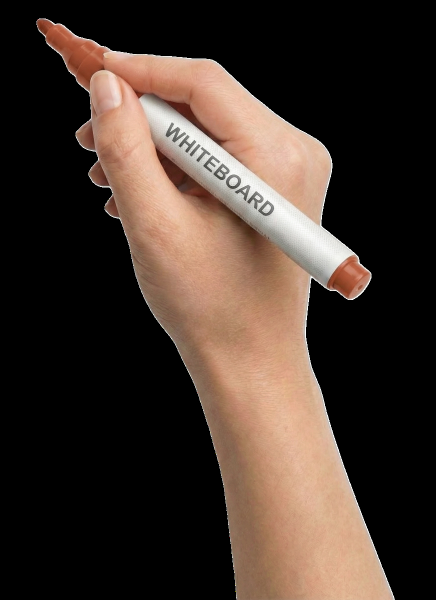
#> input picture whiteboard-video-workflow/whiteboard-animation/assets/drawing-hand.png, 872 x 1200 px (shown at 1/2 size)
$ python detect_regions.py ../whiteboard-video-workflow/whiteboard-animation/assets/drawing-hand.png
#> lines starting #> are read from the running program, lines starting #| are printed output that depends on the picture; after the words box and inside, x2 and y2 are one past the last pixel; in counts of white or black regions, pixels touching at a corner belong together
#!/usr/bin/env python3
"""
detect_regions.py - Automatically detect element regions in scene images.

Uses contour detection and connected components to find distinct visual elements.
Outputs regions_preview.png (annotated image) and regions_detected.json.
Results are advisory - user confirms/adjusts bbox in storyboard.json.
"""

import json
import os
import sys
from pathlib import Path

import cv2
import numpy as np


from config import PROJECT_ROOT


# [46 lines left out: function detect_full_content_bbox, not called in this run]


def detect_regions(image_path: str, min_area_ratio: float = 0.01,
                   margin: int = 25, merge_distance: int = 80) -> list[dict]:
    """
    Detect distinct visual regions in an image using contour + connected components.

    Args:
        image_path: Path to the input image.
        min_area_ratio: Minimum region area as fraction of total image.
        margin: Extra padding pixels around detected bounding boxes.
        merge_distance: Merge overlapping/nearby boxes within this distance.

    Returns:
        List of {id, bbox: {x, y, w, h}} dicts.
    """
#> called with min_area_ratio = 0.01, margin = 25, merge_distance = 80
    img = cv2.imread(image_path)
#> img is the input picture: shape (1200, 872, 3); mean B, G, R 44.8, 53.3, 67.6
    if img is None:
        print(f"ERROR: Cannot read image: {image_path}")
        return []

    h, w = img.shape[:2]
#> h = 1200; w = 872
    total_area = h * w
#> total_area = 1046400
    min_area = int(total_area * min_area_ratio)
#> min_area = 10464

    print(f"  Image: {w}x{h}, min_area={min_area}px")
#|   Image: 872x1200, min_area=10464px

    # Convert to grayscale and threshold
    gray = cv2.cvtColor(img, cv2.COLOR_BGR2GRAY)
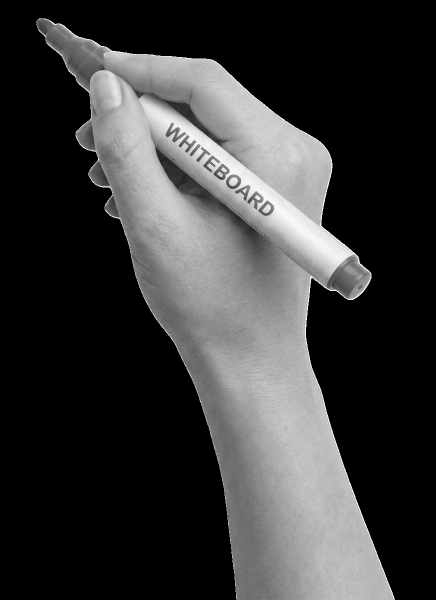
#> gray: shape (1200, 872) (shown at 1/2 size); min 0, max 255, mean 56.6

    # Edge detection
    edges = cv2.Canny(gray, 30, 100)
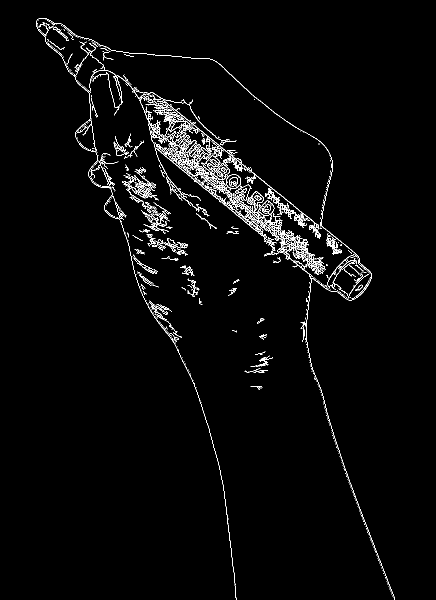
#> edges: shape (1200, 872) (shown at 1/2 size); 2.3% white in thin lines or dots, all inside (x1, y1, x2, y2) = (72, 36, 790, 1200)

    # Complement with adaptive threshold (same as animation engine)
    thresh = cv2.adaptiveThreshold(
        gray, 255, cv2.ADAPTIVE_THRESH_GAUSSIAN_C, cv2.THRESH_BINARY, 15, 10
    )
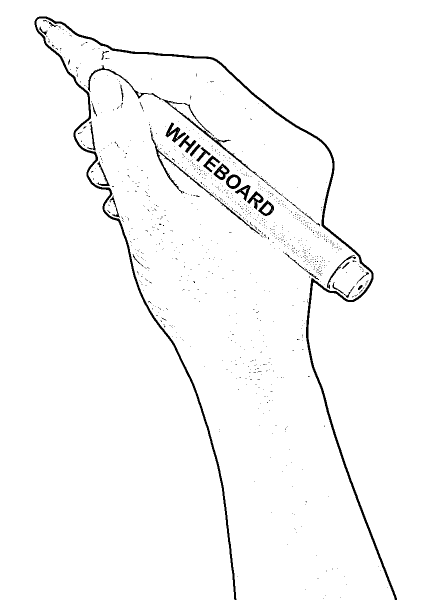
#> thresh: shape (1200, 872) (shown at 1/2 size); 97.7% white; 1012 black regions (975 under 20 px), largest, box (x1, y1, x2, y2) and area: (69, 33, 794, 1200) 13622, (176, 130, 535, 367) 1861, (300, 259, 430, 396) 871
    content_mask = 255 - thresh
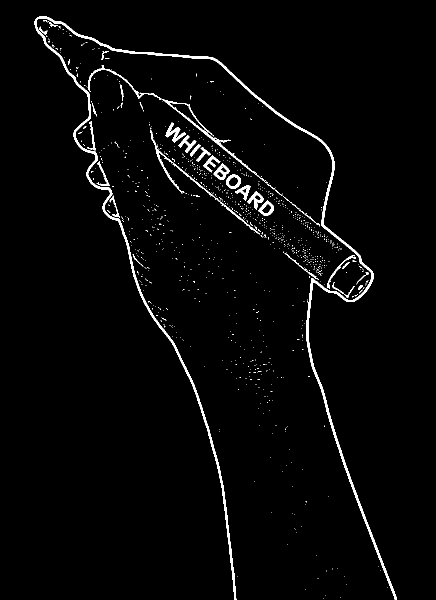
#> content_mask: shape (1200, 872) (shown at 1/2 size); 2.3% white; 1012 white regions (975 under 20 px), largest, box (x1, y1, x2, y2) and area: (69, 33, 794, 1200) 13622, (176, 130, 535, 367) 1861, (300, 259, 430, 396) 871

    # Merge Canny edges + adaptive threshold content
    combined_edges = cv2.bitwise_or(edges, content_mask)
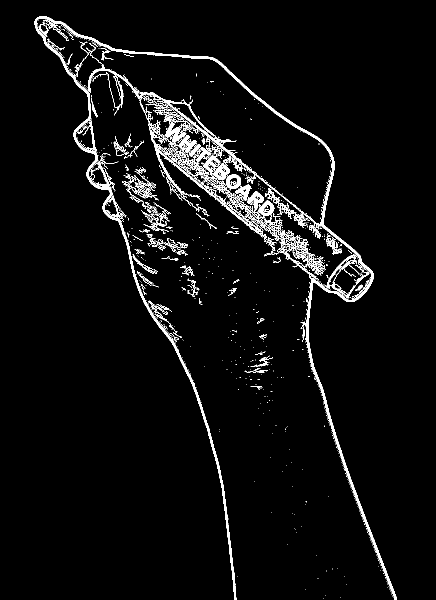
#> combined_edges: shape (1200, 872) (shown at 1/2 size); 4.2% white; 877 white regions (757 under 20 px), largest, box (x1, y1, x2, y2) and area: (69, 33, 794, 1200) 15760, (297, 240, 638, 561) 6782, (175, 124, 642, 478) 3849

    # Dilate to close gaps
    kernel = np.ones((5, 5), np.uint8)
    dilated = cv2.dilate(combined_edges, kernel, iterations=2)
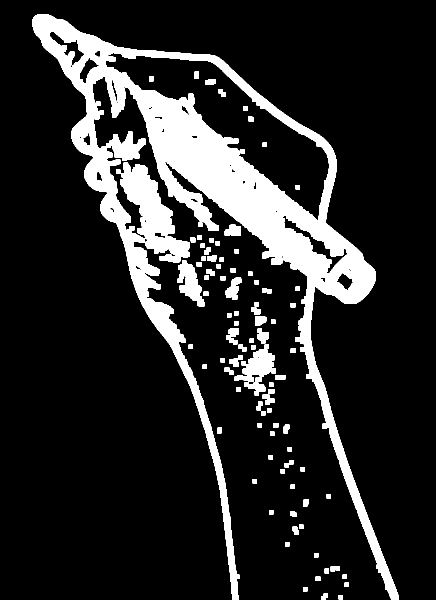
#> dilated: shape (1200, 872) (shown at 1/2 size); 15.3% white; 101 white regions

    # Find contours
    contours, _ = cv2.findContours(dilated, cv2.RETR_EXTERNAL, cv2.CHAIN_APPROX_SIMPLE)
#> contours = 92 contours; largest, box (x1, y1, x2, y2) and area: (65, 29, 798, 1200) 177964, (240, 325, 380, 526) 11456, (485, 698, 552, 791) 2992, (355, 521, 409, 614) 2416, (449, 449, 482, 472) 536

    # Filter by area and get bounding boxes
    boxes = []
    for cnt in contours:
        area = cv2.contourArea(cnt)
        if area < min_area:
            continue

        x, y, bw, bh = cv2.boundingRect(cnt)

        # Apply margin (clamp to image bounds)
        x = max(0, x - margin)
        y = max(0, y - margin)
        bw = min(w - x, bw + 2 * margin)
        bh = min(h - y, bh + 2 * margin)

        boxes.append({"x": x, "y": y, "w": bw, "h": bh})
#> this loop made 92 passes
#> (cnt, area) on passes 1, 3, 4, 5, 6, 7, 8, 9, 10, 11, 13, 15: ([[677, 1190], [677, 1198], [685, 1198], [685, 1190]], 64), ([[606, 1174], [606, 1182], [614, 1182], [614, 1174]], 64), ([[689, 1165], [689, 1173], [697, 1173], [697, 1165]], 64), ([[631, 1153], [631, 1161], [640, 1161], [640, 1153]], 72), ([[685, 1149], [685, 1157], [693, 1157], [693, 1149]], 64), ([[649, 1137], [649, 1146], [657, 1146], [657, 1137]], 72), ([[661, 1133], [661, 1142], [669, 1142], [669, 1133]], 72), ([[671, 1132], [671, 1140], [679, 1140], [679, 1132]], 64), ([[628, 1106], [628, 1114], [636, 1114], [636, 1106]], 64), ([[570, 1084], [570, 1092], [578, 1092], [578, 1084]], 64), ([[598, 1049], [598, 1057], [606, 1057], [606, 1049]], 64), ([[538, 1020], [538, 1028], [546, 1028], [546, 1020]], 64)
#> area on passes 2, 12, 14, 16, 22, 26: 112, 140, 109, 126.5, 131, 94
#> after the loop, boxes = 2 items

    # Merge overlapping/nearby boxes
    merged = _merge_boxes(boxes, merge_distance)
#> merged = 1 item

    # Sort by position (top-left to bottom-right)
    merged.sort(key=lambda b: (b["y"], b["x"]))

    # Assign IDs
    regions = []
    for i, b in enumerate(merged):
        regions.append({
            "id": f"region_{i + 1}",
            "bbox": b,
        })
#> this loop made 1 pass
#> b on pass 1: {'x': 40, 'y': 4, 'w': 783, 'h': 1196}
#> after the loop, regions = 1 item

    return regions


def _merge_boxes(boxes: list[dict], merge_distance: int) -> list[dict]:
    """Merge overlapping or nearby bounding boxes."""
    if not boxes:
        return []

    merged = list(boxes)
    changed = True

    while changed:
        changed = False
        new_boxes = []

        for i, b1 in enumerate(merged):
            if b1 is None:
                continue
            for j in range(i + 1, len(merged)):
                b2 = merged[j]
                if b2 is None:
                    continue

                # Check if they overlap or are close
                if _boxes_near(b1, b2, merge_distance):
                    # Merge
                    merged_box = {
                        "x": min(b1["x"], b2["x"]),
                        "y": min(b1["y"], b2["y"]),
                        "w": max(b1["x"] + b1["w"], b2["x"] + b2["w"]) - min(b1["x"], b2["x"]),
                        "h": max(b1["y"] + b1["h"], b2["y"] + b2["h"]) - min(b1["y"], b2["y"]),
                    }
                    new_boxes.append(merged_box)
                    merged[j] = None
                    changed = True
                    break
            else:
                new_boxes.append(b1)

        merged = new_boxes

    return merged


def _boxes_near(b1: dict, b2: dict, threshold: int) -> bool:
    """Check if two boxes overlap or are within threshold distance."""
    # Check overlap
    overlap_x = max(0, min(b1["x"] + b1["w"], b2["x"] + b2["w"]) - max(b1["x"], b2["x"]))
    overlap_y = max(0, min(b1["y"] + b1["h"], b2["y"] + b2["h"]) - max(b1["y"], b2["y"]))

    if overlap_x > 0 and overlap_y > 0:
        return True

    # Check distance between box centers
    cx1, cy1 = b1["x"] + b1["w"] / 2, b1["y"] + b1["h"] / 2
    cx2, cy2 = b2["x"] + b2["w"] / 2, b2["y"] + b2["h"] / 2
    dist = ((cx2 - cx1) ** 2 + (cy2 - cy1) ** 2) ** 0.5
    return dist < threshold


def generate_preview(image_path: str, regions: list[dict], output_path: str):
    """Generate annotated preview image with bounding boxes."""
    img = cv2.imread(image_path)
    if img is None:
        return

    colors = [
        (255, 0, 0), (0, 255, 0), (0, 0, 255),
        (255, 255, 0), (255, 0, 255), (0, 255, 255),
        (128, 0, 0), (0, 128, 0), (0, 0, 128),
    ]

    for i, region in enumerate(regions):
        b = region["bbox"]
        color = colors[i % len(colors)]
        cv2.rectangle(img, (b["x"], b["y"]), (b["x"] + b["w"], b["y"] + b["h"]), color, 3)
        label = region["id"]
        cv2.putText(img, label, (b["x"], b["y"] - 8),
                    cv2.FONT_HERSHEY_SIMPLEX, 0.7, color, 2)

    cv2.imwrite(output_path, img)
    print(f"  Preview saved: {output_path}")


if __name__ == "__main__":
    import argparse
    parser = argparse.ArgumentParser(description="Detect element regions in scene images")
    parser.add_argument("image", help="Path to scene image")
    parser.add_argument("--output-dir", "-o", help="Output directory for preview + JSON")
    parser.add_argument("--min-area", type=float, default=0.01, help="Minimum region area ratio (default: 0.01)")
    parser.add_argument("--full-bbox", action="store_true", help="Only detect full content bbox")
    args = parser.parse_args()

    output_dir = args.output_dir or os.path.dirname(args.image)
    os.makedirs(output_dir, exist_ok=True)

    base = os.path.splitext(os.path.basename(args.image))[0]

    if args.full_bbox:
        bbox = detect_full_content_bbox(args.image)
        print(f"\n  Full content bbox: ({bbox['x']}, {bbox['y']}) {bbox['w']}x{bbox['h']}")
        json_path = os.path.join(output_dir, f"{base}_full_bbox.json")
        with open(json_path, "w", encoding="utf-8") as f:
            json.dump(bbox, f, ensure_ascii=False, indent=2)
        print(f"  Saved: {json_path}")
    else:
        regions = detect_regions(args.image, min_area_ratio=args.min_area)
#> regions = 1 item

        # Save JSON
        json_path = os.path.join(output_dir, f"{base}_regions.json")
        with open(json_path, "w", encoding="utf-8") as f:
            json.dump(regions, f, ensure_ascii=False, indent=2)
        print(f"  Regions JSON: {json_path}")

        # Generate preview
        preview_path = os.path.join(output_dir, f"regions_preview.png")
        generate_preview(args.image, regions, preview_path)
#> the loop in generate_preview, `for i, region in enumerate(regions):` made 1 pass
#> (b, color, label) on pass 1: ({'x': 40, 'y': 4, 'w': 783, 'h': 1196}, (255, 0, 0), 'region_1')
#> after the loop in generate_preview, `for i, region in enumerate(regions):`:
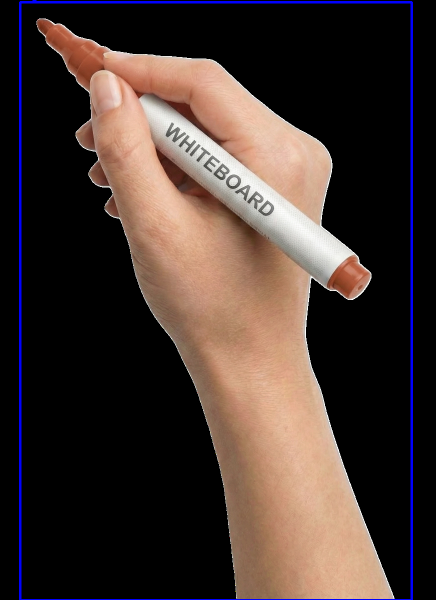
#> img: shape (1200, 872, 3) (shown at 1/2 size); 1.67% of pixels changed, all inside (x1, y1, x2, y2) = (38, 0, 826, 1200)

        print(f"\n  Detected {len(regions)} regions")
#|   Detected 1 regions
        for r in regions:
            b = r["bbox"]
            print(f"    {r['id']}: ({b['x']}, {b['y']}) {b['w']}x{b['h']}")
